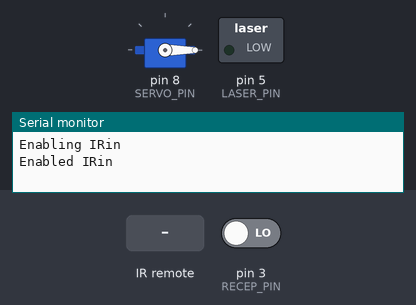
Simulated run of this sketch. Board: Arduino Uno, built with avr-gcc and run on an emulated ATmega328P. Parts: servo, switched loads named in the sketch (green lamp = pin HIGH), the last lines printed to the serial monitor. Dashed ring = blinking. Inputs (shaded band) come from the test bench; at power-on: pin 3 (RECEP_PIN) LOW.

Above: at 1.2 s.
1.3 s: pin 3 (RECEP_PIN) driven HIGH
At 1.76 s:
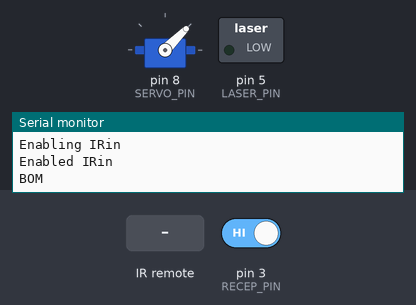
4.3 s: infrared code 0x3BF16AC4 received
At 4.5 s:
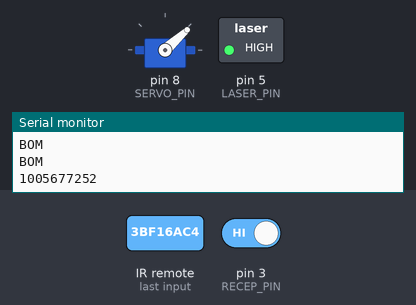
7.3 s: infrared code 0x3BF16AC4 received
At 7.55 s:
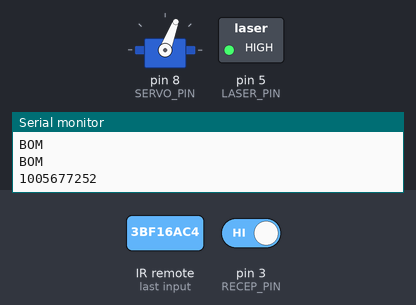
Timing chart, 0 to 16.3 s (numbered marks = the images above; inputs shaded):
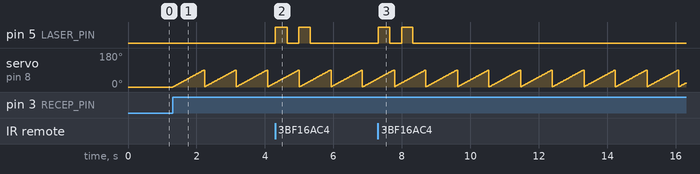

The sketch:

IRrecvDemo.ino
```cpp
// (licence header left out)
#include <IRremote.h>
#include <Servo.h>

//pins to connect the different sensors and laser
#define LASER_PIN 5
#define RECEP_PIN 3
#define RECV_PIN 11
#define SERVO_PIN 8

//useful variables
int pos = 0;
int phase = 1;
int laserTime =0;
int laserSpan = 100;


//servo to move the character on the car
Servo myservo;

//objects to receive the info of the remote controller
IRrecv irrecv(RECV_PIN);
decode_results results;


void setup()
{
  //init the differents objects and pins
  myservo.attach(SERVO_PIN);
  pinMode(LASER_PIN,OUTPUT);
  pinMode(RECEP_PIN,INPUT);

  Serial.begin(9600);
  // In case the interrupt driver crashes on setup, give a clue
  // to the user what's going on.
  Serial.println("Enabling IRin");
  irrecv.enableIRIn(); // Start the receiver
  Serial.println("Enabled IRin");
  digitalWrite(LASER_PIN,LOW);
}

void loop() {
  //if we receive smthing
 if (irrecv.decode(&results))
  {
    //print the value of the msg
    Serial.println(results.value);
    //check if the value is the value of a shooting action
    if (results.value == 1005677252 && laserTime < laserSpan/4)
    {
      laserTime = laserSpan;//lauch a counter of a number of loop
    }
    irrecv.resume(); // Receive the next value
  }


  if(laserTime > 0)//if the laser counter is positive
  {//light of the laser to shoot
    if (laserTime <= laserSpan*2/3 && laserTime >= laserSpan/3){
      digitalWrite(LASER_PIN,LOW);

    }
    else {
      digitalWrite(LASER_PIN,HIGH);
    }

      laserTime--;//discrease the laser counter
  }
  else
  {
    digitalWrite(LASER_PIN,LOW);//shut down the laser
  }


  //if we get hit by a laser
  if (digitalRead(RECEP_PIN) == HIGH && phase == 1)
  {
    //print boom
    Serial.println("BOM");
    //create a move with the servo
    phase =0;
    pos=0;
  }
  if(phase == 0 && pos < 90)
  {
    pos++;
  }
  else
  {
    phase = 1;
    if(pos > 0)
    {
      pos--;
    }
  }
  myservo.write(pos);

  delay(10);
}
```

Measured:
- after the input at 1.3 s, servo on pin 8 (SERVO_PIN): ramps from 1° to 90° and jumps back, once every 0.92 s
- after the input at 4.3 s, pin 5 (LASER_PIN): alternates HIGH for 0.34 s and LOW for 0.35 s, 4 changes in all, then stays LOW, starting at once
- after the input at 7.3 s, pin 5 (LASER_PIN): alternates HIGH for 0.34 s and LOW for 0.35 s, 4 changes in all, then stays LOW, starting at once
